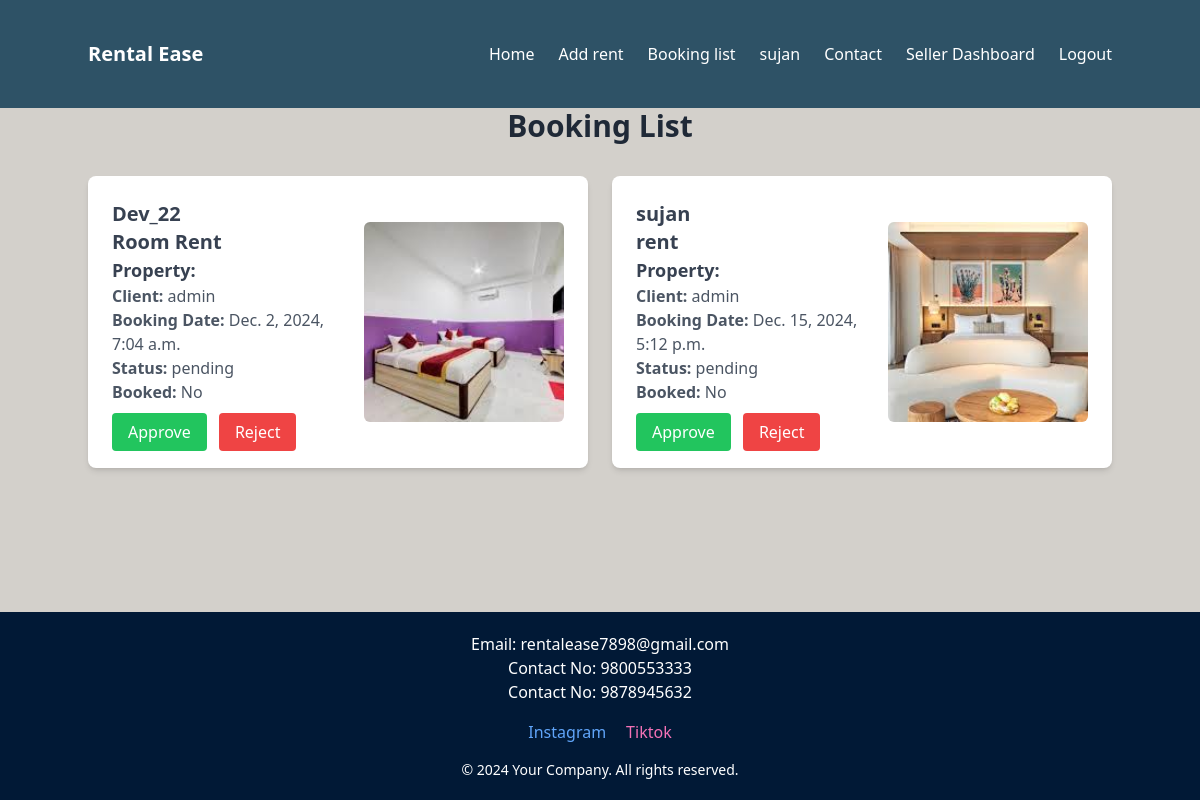
Page /bookings (signed in) on the committed database.
### app/models.py (models this page shows, shortened)
class Booking(models.Model):
    property = models.ForeignKey(Property, on_delete=models.CASCADE, related_name='bookings')
    client = models.ForeignKey(User, on_delete=models.CASCADE)
    booking_date = models.DateTimeField(auto_now_add=True)
    is_booked = models.BooleanField(default=False)
    approval_status = models.CharField(    # Added approval_status for booking requests
        max_length=10,
        choices=[('approved', 'Approved'), ('rejected', 'Rejected'), ('pending', 'Pending')],
        default='pending'
    )

class Property(models.Model):
    seller = models.ForeignKey(User, on_delete=models.CASCADE, related_name='properties',default=True)
    title = models.CharField(max_length=255)
    description = models.TextField()
    price = models.DecimalField(max_digits=10, decimal_places=2)
    location = models.CharField(max_length=255)
    approval_status = models.CharField(
        max_length=10,
        choices=[('approved', 'Approved'), ('rejected', 'Rejected'), ('pending', 'Pending')],
        default='pending'
    )
    is_available = models.BooleanField(default=True)
    is_booked = models.BooleanField(default=False)
    image = models.ImageField(upload_to='property_images/', blank=True, null=True)
    slug = models.SlugField(unique=True, blank=True)  # Unique slug for the property

### app/views.py (the view, shortened to what this page needs)
# urls.py: path('bookings', bookings_list, name='bookings_list'),
@login_required
def bookings_list(request):
    bookings = Booking.objects.filter(property__is_booked=False,approval_status='pending')
    action = request.GET.get('action')
    booking_id = request.GET.get('booking_id')
    context = {'bookings': bookings}
    return render(request, 'booking_list.html', context)

### app/templates/booking_list.html (shortened to what this page needs)
{% extends 'navbar_footer.html' %}
{% block content %}
<body class="bg-gray-100 py-10">
    <h1 class="text-3xl font-bold text-center text-gray-800 mb-8">Booking List</h1>
    <div class="grid gap-6 grid-cols-1 md:grid-cols-2 lg:grid-cols-2 justify-center mx-auto max-w-5xl">
        {% if bookings %}
        {% for booking in bookings %}
        <div class="flex items-center bg-white shadow-md rounded-lg p-6">
            <div class="flex-1 mr-6">
                <h2 class="text-xl font-semibold text-gray-700">{{ booking.property.seller }}</h2>
                <h2 class="text-xl font-semibold text-gray-700">{{ booking.property.title }}</h2>
                <h3 class="text-lg font-semibold text-gray-700">Property: {{ booking.property.name }}</h3>
                <p class="text-gray-600"><strong>Client:</strong> {{ booking.client.username }}</p>
                <p class="text-gray-600"><strong>Booking Date:</strong> {{ booking.booking_date }}</p>
                <p class="text-gray-600"><strong>Status:</strong> {{ booking.approval_status }}</p>
                <p class="text-gray-600"><strong>Booked:</strong> {{ booking.property.is_booked|yesno:"Yes,No" }}</p>
                {% if booking.approval_status == 'pending' %}
                    <div class="mt-4">
                        <a href="{% url 'approve_booking' booking.property.slug %}" class="px-4 py-2 mr-2 text-white bg-green-500 hover:bg-green-600 rounded">Approve</a>
                        <a href="{% url 'reject_booking' booking.property.slug %}" class="px-4 py-2 text-white bg-red-500 hover:bg-red-600 rounded">Reject</a>
                    </div>
                {% else %}
                    <p class="italic text-gray-500 mt-2">This booking is {{ booking.approval_status }}.</p>
                {% endif %}
            </div>
            {% if booking.property.image %}
                <img src="{{ booking.property.image.url }}" alt="Image of {{ booking.property.name }}"
                     class="rounded-md" style="width: 200px; height: 200px; object-fit: cover;">
            {% else %}
                <p class="italic text-gray-500">No image available.</p>
            {% endif %}
        </div>
        {% endfor %}
        {% else %}
        <p class="text-center text-gray-600">No bookings available.</p>
        {% endif %}
    </div>
</body>
{% endblock %}

### app/templates/navbar_footer.html (shortened to what this page needs)
<!DOCTYPE html>
<html lang="en">
  <head>
    <script src="https://cdn.tailwindcss.com"></script>
  </head>
  <body class="flex flex-col min-h-screen bg-[ #F1F1F2]">
    <nav class="bg-[#2E5266FF] p-10 ">
      <div class="container mx-auto flex justify-between items-center">
        <div class="text-white text-xl font-semibold">Rental Ease</div>
        <ul class="flex space-x-6">
          <li>
            <a href="{% url "home"%}" class="text-white hover:text-gray-300">Home</a>
          </li>
          <li>
            <a href="/add" class="text-white hover:text-gray-300">Add rent</a>
          </li>
          <li>
            <a href="/bookings" class="text-white hover:text-gray-300"
              >Booking list</a
            >
          </li>
          <li>
            <a  class="text-white hover:text-gray-300"
              >{{request.user}}</a
            >
          </li>
          <li>
            <a href="/contact" class="text-white hover:text-gray-300"
              >Contact</a
            >
          </li>
          {%if request.user.is_superuser%}
          <a href="/manageproperty" class="text-white hover:text-gray-300"
          >Admin Dashboard</a>
          {%else%}
          <a href="seller_dashboard/" class="text-white hover:text-gray-300"
          >Seller Dashboard</a>
        {%endif%}
          {% if user.is.not_authenticated %}
          <li>
            <a href="/login/" class="text-white hover:text-gray-300">Login</a>
          </li>
          {% else %}
          <li>
            <a href="{% url 'logout' %}" class="text-white hover:text-gray-300"
              >Logout</a>
          </li>
          {% endif %}
        </ul>
      </div>
    </nav>
    <div class="flex-grow  bg-[#D3D0CBFF] ">
      {% block content %}{% endblock %}
    </div>
    <footer class="bg-[#011936FF] text-white text-center p-5 w-full">
      <p>Email: rentalease7898@gmail.com</p>
      <p>Contact No: 9800553333</p>
      <p>Contact No: 9878945632</p>
      <div class="flex justify-center space-x-5 my-4">
          <a href="https://www.instagram.com/" class="text-blue-400 hover:underline">Instagram</a>
          <a href="https://www.tiktok.com/" class="text-pink-400 hover:underline">Tiktok</a>
      </div>
      <p class="text-sm mt-4">&copy; 2024 Your Company. All rights reserved.</p>
  </footer>
  </body>
</html>

### rows in the picture
Booking: property.seller "Dev_22", property "Room Rent", client.username "admin", booking_date "Dec. 2, 2024, 7:04 a.m.", approval_status "pending", property.is_booked "No", shows "Approve", property.image (picture)
Booking: property.seller "sujan", property "rent", client.username "admin", booking_date "Dec. 15, 2024, 5:12 p.m.", approval_status "pending", property.is_booked "No", shows "Approve", property.image (picture)

### other values in the picture
{{ request.user }} "sujan"
